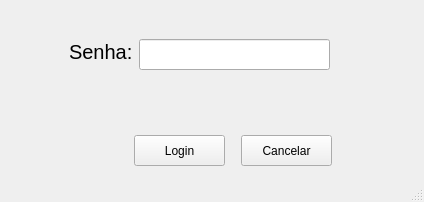
<?xml version="1.0" encoding="UTF-8"?>
<ui version="4.0">
 <class>TelaLogin</class>
 <widget class="QMainWindow" name="TelaLogin">
  <property name="geometry">
   <rect>
    <x>0</x>
    <y>0</y>
    <width>424</width>
    <height>202</height>
   </rect>
  </property>
  <property name="windowTitle">
   <string>Super Market PDV</string>
  </property>
  <widget class="QWidget" name="centralwidget">
   <widget class="QPushButton" name="CancelarButton">
    <property name="geometry">
     <rect>
      <x>241</x>
      <y>135</y>
      <width>91</width>
      <height>31</height>
     </rect>
    </property>
    <property name="text">
     <string>Cancelar</string>
    </property>
   </widget>
   <widget class="QLabel" name="LabelSenha">
    <property name="geometry">
     <rect>
      <x>69</x>
      <y>36</y>
      <width>71</width>
      <height>31</height>
     </rect>
    </property>
    <property name="font">
     <font>
      <pointsize>15</pointsize>
      <weight>50</weight>
      <bold>false</bold>
     </font>
    </property>
    <property name="text">
     <string>Senha:</string>
    </property>
   </widget>
   <widget class="QPushButton" name="OkButton">
    <property name="geometry">
     <rect>
      <x>134</x>
      <y>135</y>
      <width>91</width>
      <height>31</height>
     </rect>
    </property>
    <property name="text">
     <string>Login</string>
    </property>
   </widget>
   <widget class="QLineEdit" name="EntrySenha">
    <property name="geometry">
     <rect>
      <x>139</x>
      <y>39</y>
      <width>191</width>
      <height>31</height>
     </rect>
    </property>
    <property name="font">
     <font>
      <pointsize>10</pointsize>
     </font>
    </property>
    <property name="inputMethodHints">
     <set>Qt::ImhHiddenText|Qt::ImhNoAutoUppercase|Qt::ImhNoPredictiveText|Qt::ImhSensitiveData</set>
    </property>
    <property name="echoMode">
     <enum>QLineEdit::Password</enum>
    </property>
    <property name="alignment">
     <set>Qt::AlignCenter</set>
    </property>
   </widget>
  </widget>
  <widget class="QStatusBar" name="statusbar"/>
 </widget>
 <resources/>
 <connections/>
</ui>
